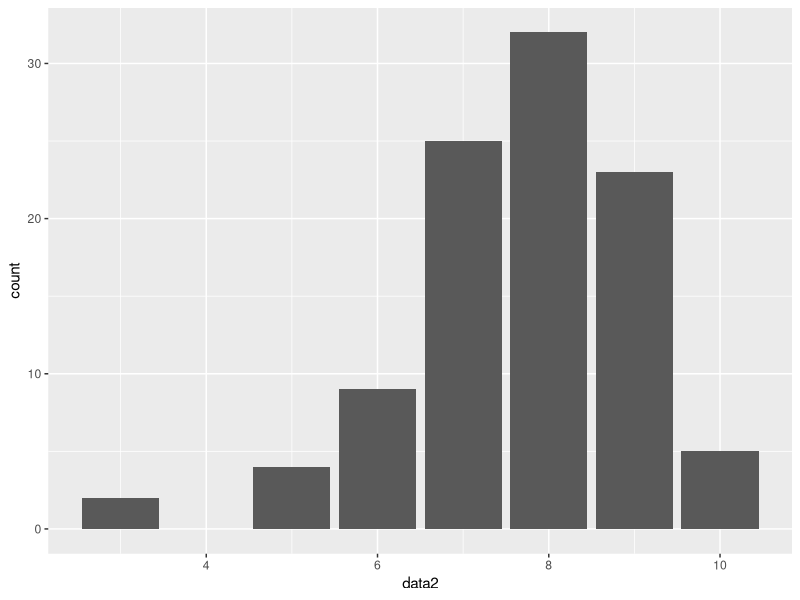

This chart was generated by the following R code:
## ---- chunk 1
knitr::opts_chunk$set(error = TRUE)
knitr::opts_chunk$set(warning=FALSE)
knitr::opts_chunk$set(message=FALSE)
knitr::opts_chunk$set(results="hold")
knitr::opts_chunk$set(cache=F)
## ---- chunk 2
    dbinom(2, 10, 0.8)
## ---- chunk 3
    dbinom(10, 10, 0.8)
## ---- chunk 4
    pbinom(7, 10, 0.8)
## ---- chunk 5
    dbinom(7, 10, 0.8) - dbinom(3, 10, 0.8)
## ---- chunk 6
    1-dbinom(0, 10, 0.8)
## ---- chunk 7
    T <- 100000
    data <- rbinom(T, 10, 0.8)
    mean(data)
    var(data)
## ---- chunk 8
    set.seed(246)
    data2 <- rbinom(100, 10, 0.75)
## ---- chunk 9
    table(data2)
## ---- chunk 10
    library(ggplot2)
    ggplot(data=NULL, aes(x=data2)) +
      geom_bar()
## ---- chunk 11
    mean(data2)
## ---- chunk 12

binom.sim <- function(t, n, p) {
juries <- rbinom(n=t, size=n, prob=p)
tab <- table(juries)

return(prop.table(tab))
}


## ---- chunk 13

binom.sim(1000, 12,0.1)
